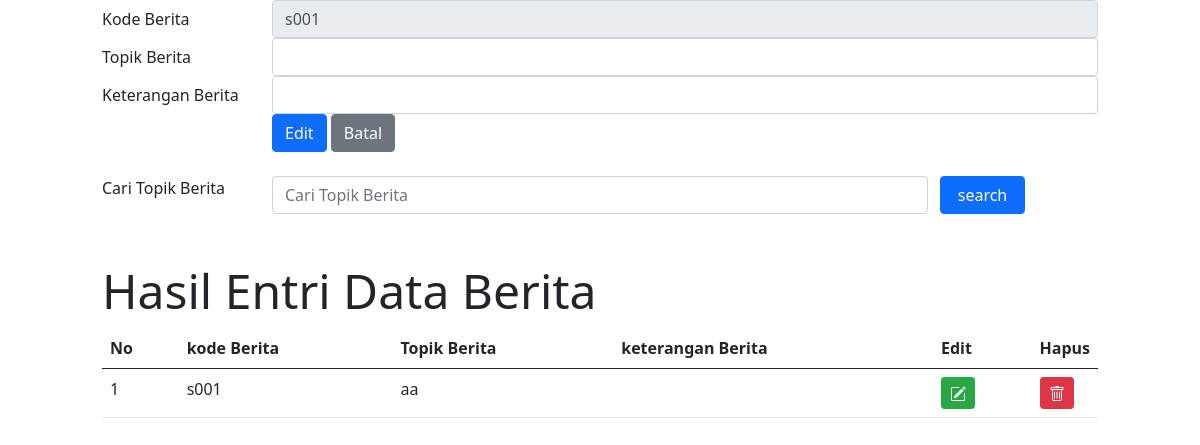
Screenshot of /beritaedit.php?ubah=s001 with the database file from the repository.
### tables this page shows
CREATE TABLE `kategoriberita` (
  `kategoriberitaKODE` char(4) NOT NULL,
  `kategoriberitaNAMA` varchar(60) NOT NULL,
  `kategoriberitaKET` varchar(255) NOT NULL
);

### beritaedit.php (the view, shortened to what this page needs)
<!doctype html>
<html lang="en">
<head>
        <link rel="stylesheet" type="text/css" href="css/bootstrap.min.css">
    </head>
<?php
include "include/config.php";
$kodeberita = $_GET["ubah"];
$editberita = mysqli_query ($connection, "select * from kategoriberita
    where kategoriberitaKODE = '$kodeberita'");
$rowedit = mysqli_fetch_array($editberita);
?>
<body>
    <div class="row">
    <div class="col-sm-1"></div>
        <div class="col-sm-10">
    <form method="POST" enctype="multipart/form-data">
    <div class="form-group row">
        <label for="kodekategoriberita" class=" col-sm-2 col-form-label">Kode Berita</label>
        <div class="col-sm-10">
        <input type="text" class="form-control" id="kodekategoriberita" placehold="" name="kodekategoriberita" value="<?php echo $rowedit ["kategoriberitaKODE"]?>"readonly></div>
    </div>
    <div class="form-group row">
        <label for="namakategoriberita" class="col-form-label col-sm-2">Topik Berita</label>
        <div class="col-sm-10">
        <input type="text" class="form-control" id="namakategoriberita" placehold="" name="namakategoriberita"></div>
    </div>
        <div class="form-group row">
        <label for="keterangan" class="col-form-label col-sm-2">Keterangan Berita</label>
        <div class="col-sm-10">
        <input type="text" class="form-control" id="keterangan" placehold="" name="ketkategoriberita"></div>
    </div>
    <div class="form-group row">
<div class="col-sm-2"></div>
<div class="col-sm-10">
<input type="submit" name="Edit" class="btn btn-primary" value="Edit">
<input type="submit" name="Batal" class="btn btn-secondary" value="Batal">
			</div>
      </div>
        <br>
        <div class="form-group row mb-2">
        <label for="search" class="col-sm-2">Cari Topik Berita</label>
            <div class="col-sm-8">
        <input type="text" name="search" class="form-control" id="search"
				value="<?php if(isset($POST['search'])) {echo $_POST['search'];} ?>"
				placeholder="Cari Topik Berita">
     </div>
        <input type="submit" name="kirim" class="col-sm-1 btn btn-primary" value="search">
    </div>
    </form>
    <div class="jumbotron mt-5">
        <h1 class="display-5"> Hasil Entri Data Berita </h1>
    </div>
    <table class="table">
  <thead>
    <tr>
      <th >No</th>
      <th >kode Berita</th>
      <th >Topik Berita</th>
      <th> keterangan Berita</th>
      <th >Edit</th>
      <th >Hapus</th>
    </tr>
  </thead>
  <tbody>
<?php
			if(isset($_POST["kirim"])){
    $search=$_POST['search'];
    $query= mysqli_query($connection,"select kategoriberita.* from kategoriberita where kategoriberitaNAMA like '%".$search."%'");
			}else $query = mysqli_query($connection, "select * from kategoriberita");
			$nomor = 1;
			while ($row = mysqli_fetch_array($query))
			{ ?>
    <tr>
      <td><?php echo $nomor;?></td>
      <td><?php echo $row ['kategoriberitaKODE'];?></td>
      <td><?php echo $row ['kategoriberitaNAMA'];?></td>
      <td><?php echo $row ['kategoriberitaKET'];?></td>
      <td>
					<a href="dbberitaedit.php?ubah=<?php echo $row["kategoriberitaKODE"]?>"
		 class="btn btn-success btn-sm" title="edit">
</td>
<td width="5px">
<a href="beritahapus.php?hapus=<?php echo $row["kategoriberitaKODE"]?>"
		 class="btn btn-danger btn-sm" title="hapus">
					</td>
    </tr>
    <?php $nomor = $nomor +1;?>
<?php } ?>
  </tbody>
</table>
    </div>
    </div>
</body>
</html>

### rows the page displays
kategoriberita: kodekategoriberita "s001", kategoriberitaKODE "s001", kategoriberitaNAMA "aa"
